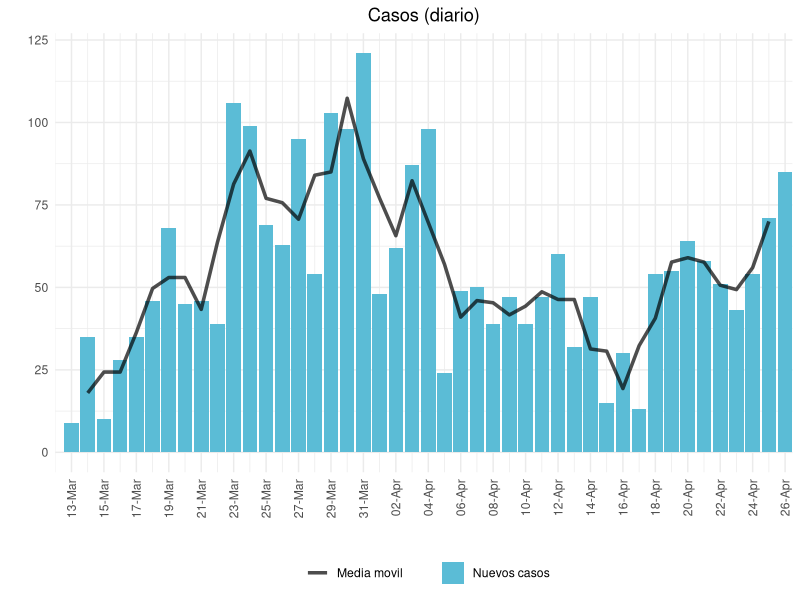
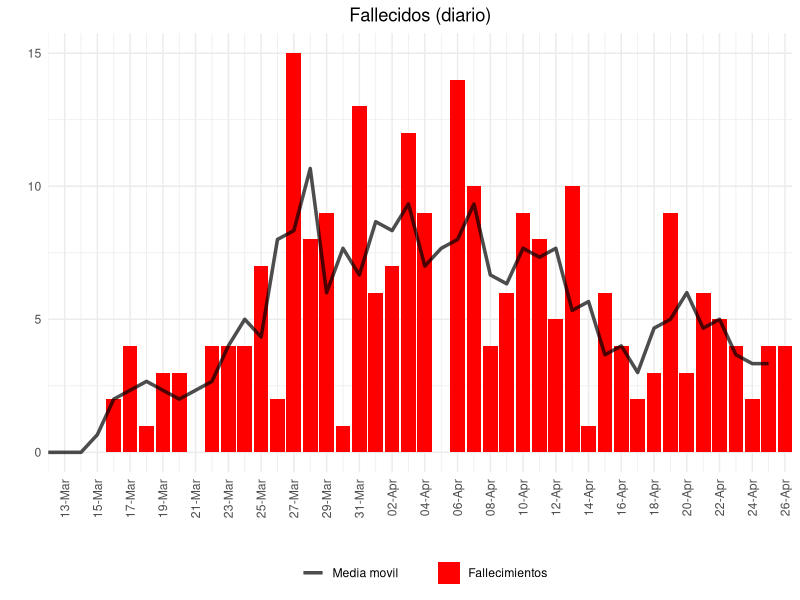
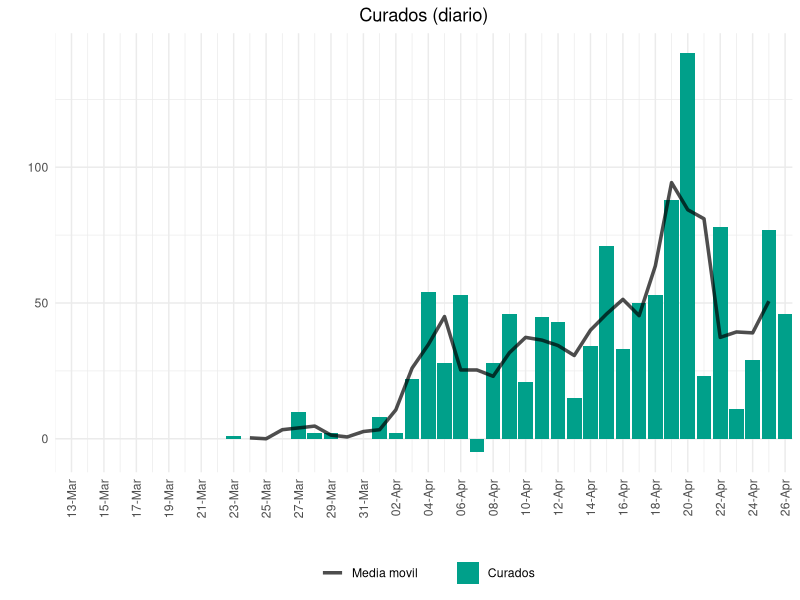
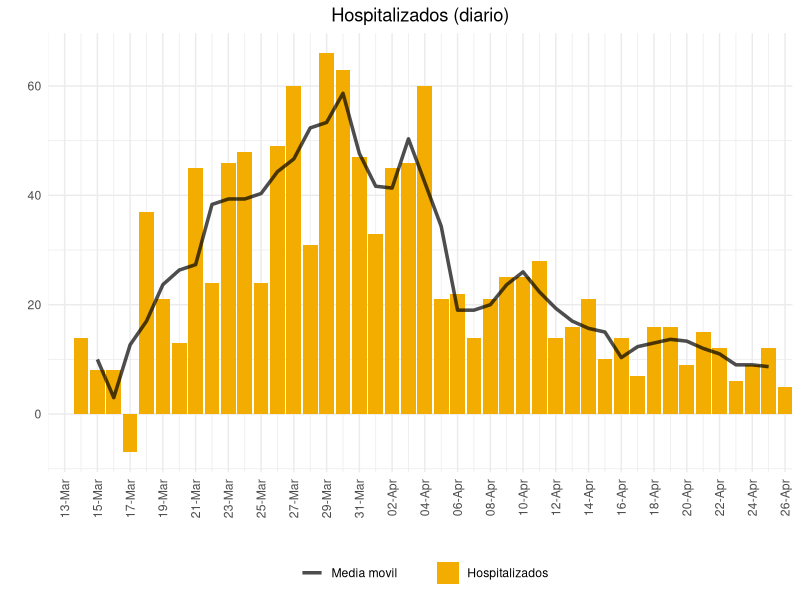
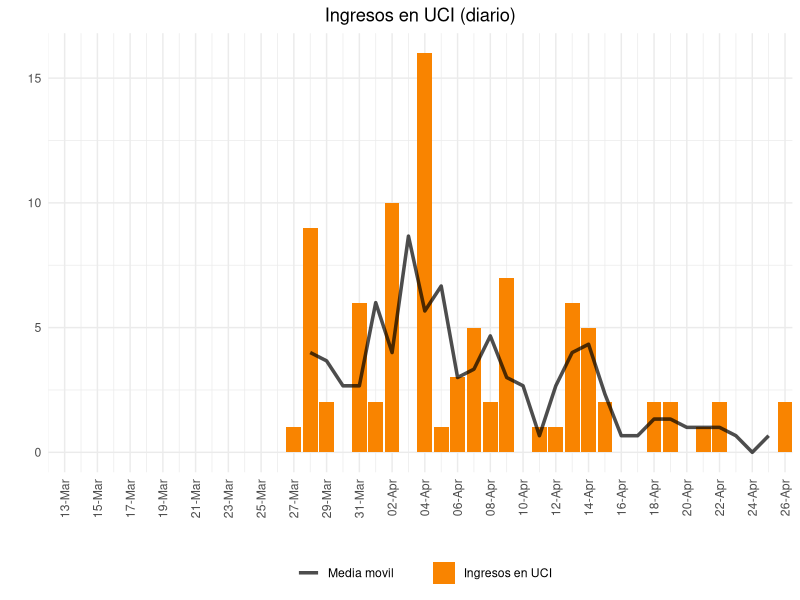
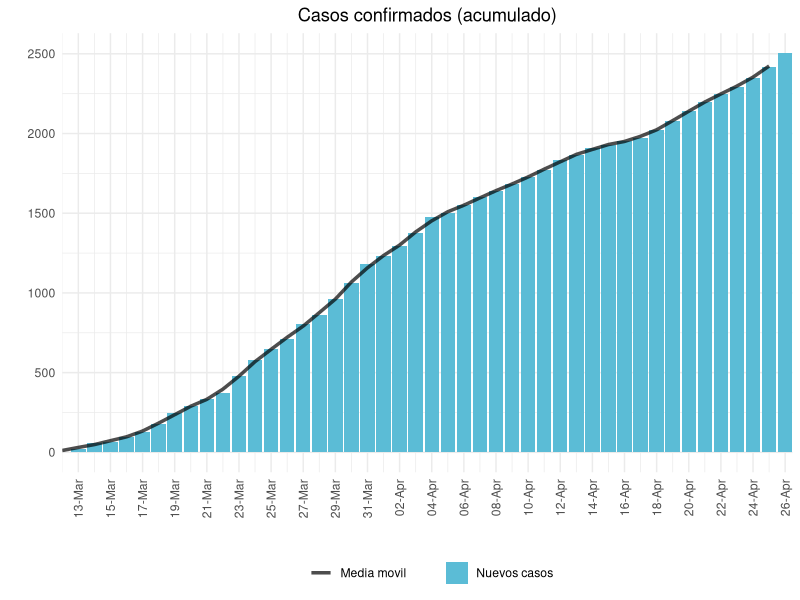
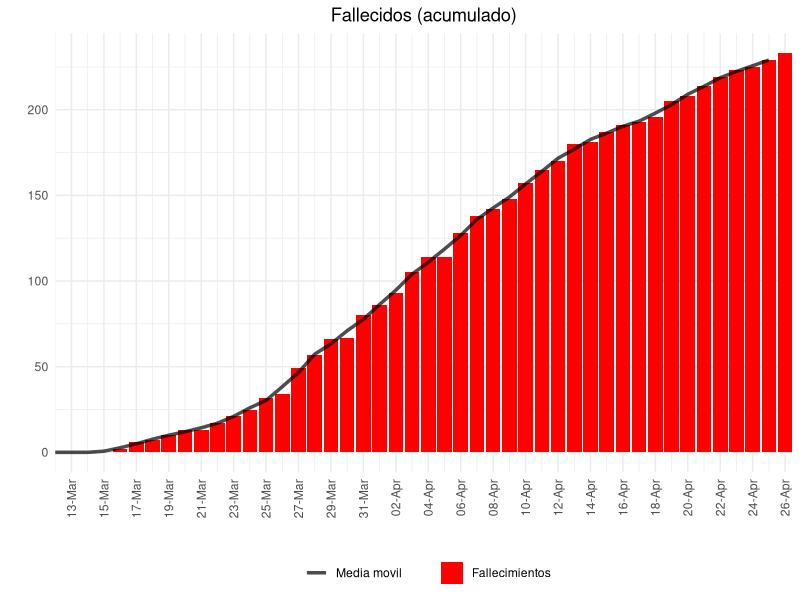
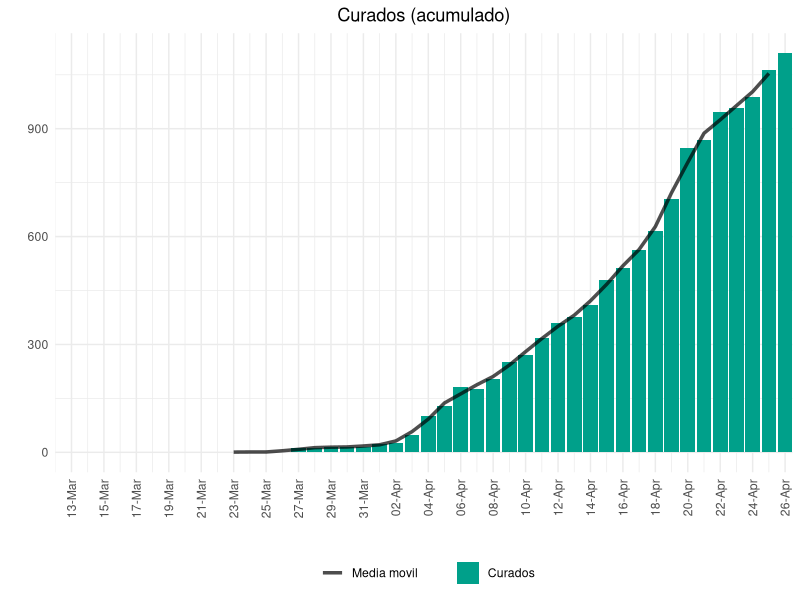

Reproduce these figures in R, in order.
## ---- chunk 1
knitr::opts_chunk$set(echo = TRUE)

library(ggplot2)

## ---- chunk 2

datos <- read.csv2('datos.csv', stringsAsFactors = FALSE)
datos$Fecha <- as.Date(datos$Fecha, format = '%d/%m/%Y')

## ---- chunk 3

# función de disgregación
diario <- function(datos, columna){
  aux <- datos[which(datos$Medida == columna),]
  aux <- aux[order(aux$Fecha, decreasing = FALSE),]
  aux$Valor[-1] <- aux$Valor[-1] - aux$Valor[-dim(aux)[1]]
  
  return(aux)
}

# función para calcular la media movil de n días
media_movil <- function(datos, dias){
  datos$Valor <- filter(datos$Valor, rep(1/dias, dias), sides=2)
  
  return(datos)
}

# función para dibujar la evolución diaria
evolucion <- function(datos, titulo, color){
  ggplot(datos, aes(x = Fecha, y = Valor)) +
  geom_col(fill = color) +
  scale_x_date(date_breaks = '2 days', date_labels = '%d-%b', limits = c(datos$Fecha[17], NA)) +
  labs(title = titulo, x = '', y = '') +
  theme_minimal() +
  theme(axis.text.x = element_text(angle = 90, vjust=0.5, hjust=1),
        plot.title = element_text(hjust = 0.5))
}

# función para dibujar la evolución diaria y media movil
evolucion_movil <- function(datos1, datos2, titulo, serie, color){
  ggplot() +
    geom_col(data=datos1, aes(x = Fecha, y = Valor, fill = serie)) +
    geom_line(data=datos2, aes(x = Fecha, y = Valor, color = 'Media movil'), alpha = 0.7, size = 1.2) +
    scale_fill_manual('', values = color) +
    scale_color_manual('', values = 'black') +
    scale_x_date(date_breaks = '2 days', date_labels = '%d-%b', limits = c(as.Date('12-03-2020', format = '%d-%m-%Y'), NA), expand = c(0,0)) +
    labs(title = titulo, x = '', y = '') +
    theme_minimal() +
    theme(axis.text.x = element_text(angle = 90, vjust=0.5, hjust=1),
          plot.title = element_text(hjust = 0.5),
          legend.position = 'bottom')
}

## ---- chunk 4

d_diarios <- datos[which(datos$Medida == 'Nuevos casos'),]

evolucion_movil(d_diarios, media_movil(d_diarios, 3), 'Casos (diario)', 'Nuevos casos', '#5BBCD6')

## ---- chunk 5

f_diarios <- diario(datos, 'Fallecimientos')

evolucion_movil(f_diarios, media_movil(f_diarios, 3), 'Fallecidos (diario)', 'Fallecimientos', '#FF0000')


## ---- chunk 6

c_diarios <- diario(datos, 'Curados')

evolucion_movil(c_diarios, media_movil(c_diarios, 3), 'Curados (diario)', 'Curados', '#00A08A')

## ---- chunk 7

h_diarios <- diario(datos, 'Hospitalizados')

evolucion_movil(h_diarios, media_movil(h_diarios, 3), 'Hospitalizados (diario)', 'Hospitalizados', '#F2AD00')

## ---- chunk 8

u_diarios <- diario(datos, 'Total UCI')

evolucion_movil(u_diarios, media_movil(u_diarios, 3), 'Ingresos en UCI (diario)', 'Ingresos en UCI', '#F98400')

## ---- chunk 9

d_diarios_a <- datos[which(datos$Medida == 'Confirmados'),]

evolucion_movil(d_diarios_a, media_movil(d_diarios_a, 3), 'Casos confirmados (acumulado)', 'Nuevos casos', '#5BBCD6')

## ---- chunk 10

f_diarios_a <- datos[which(datos$Medida == 'Fallecimientos'),]

evolucion_movil(f_diarios_a, media_movil(f_diarios_a, 3), 'Fallecidos (acumulado)', 'Fallecimientos', '#FF0000')


## ---- chunk 11

c_diarios_a <- datos[which(datos$Medida == 'Curados'),]

evolucion_movil(c_diarios_a, media_movil(c_diarios_a, 3), 'Curados (acumulado)', 'Curados', '#00A08A')

## ---- chunk 12

h_diarios_a <- datos[which(datos$Medida == 'Hospitalizados'),]

evolucion_movil(h_diarios_a, media_movil(h_diarios_a, 3), 'Hospitalizados (acumulado)', 'Hospitalizados', '#F2AD00')

## ---- chunk 13

u_diarios_a <- datos[which(datos$Medida == 'Total UCI'),]

evolucion_movil(u_diarios_a, media_movil(u_diarios_a, 3), 'Ingresos en UCI (acumulado)', 'Ingresos en UCI', '#F98400')

